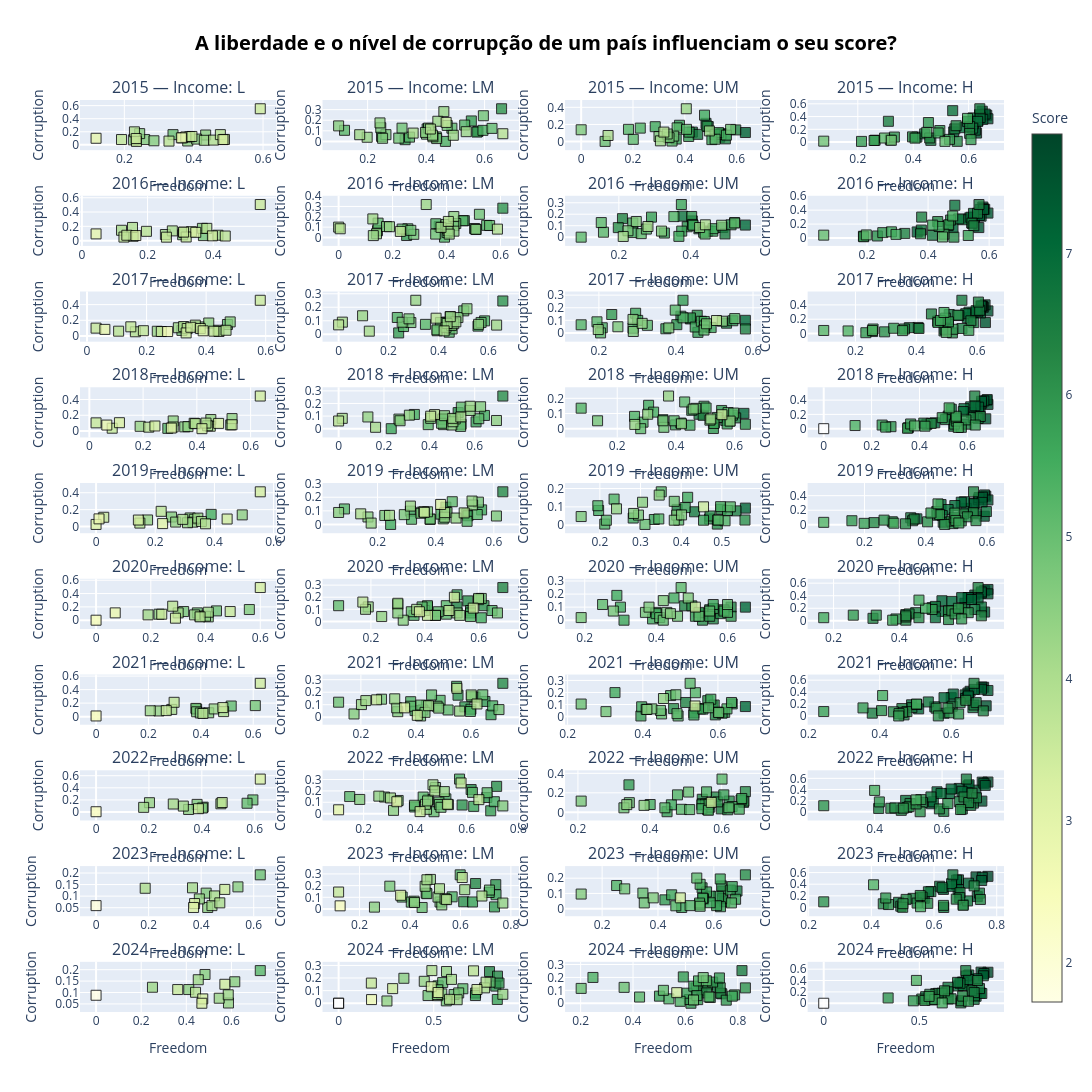

Notebook code for this chart:
### Markdown cell above
# 2 - Que outros fatores influenciam a felicidade de um país, nomeadamente, dentro do seu estado sociopolítico?

### Code cell
import pandas as pd
import plotly.graph_objects as go
from plotly.subplots import make_subplots

# Income groups
income_groups = ['L', 'LM', 'UM', 'H']
years = sorted(datasets.keys())

# Preparar figura
fig = make_subplots(
    rows=len(years), cols=len(income_groups),
    subplot_titles=[f"{year} — Income: {income}" for year in years for income in income_groups],
    horizontal_spacing=0.05, vertical_spacing=0.05
)

marker_size = 10

# Determinar min e max do Score global para colorbar contínuo
score_min = pd.concat([datasets[y]['Score'] for y in years]).min()
score_max = pd.concat([datasets[y]['Score'] for y in years]).max()

for i, year in enumerate(years):
    df_year = datasets[year][['Country','Freedom','Corruption','Score','Income']].copy()
    
    for j, income in enumerate(income_groups):
        df_sub = df_year[df_year['Income']==income].copy()
        
        x_vals = []
        y_vals = []
        colors = []
        hover_text = []
        
        for idx, row in df_sub.iterrows():
            # Missing values → branco e (0,0)
            if pd.isna(row['Freedom']) or pd.isna(row['Corruption']) or pd.isna(row['Score']):
                x_vals.append(0)
                y_vals.append(0)
                colors.append('#ffffff')
            else:
                x_vals.append(row['Freedom'])
                y_vals.append(row['Corruption'])
                colors.append(row['Score'])
            
            hover_text.append(
                f"Country: {row['Country']}<br>"
                f"Freedom: {row['Freedom']}<br>"
                f"Corruption: {row['Corruption']}<br>"
                f"Score: {row['Score']}"
            )
        
        # Mostrar colorbar apenas no último subplot
        showscale = True if (i==0 and j==len(income_groups)-1) else False
        
        fig.add_trace(
            go.Scatter(
                x=x_vals,
                y=y_vals,
                mode='markers',
                marker=dict(
                    symbol='square',
                    size=marker_size,
                    color=colors,
                    colorscale='YlGn',
                    cmin=score_min,
                    cmax=score_max,
                    line=dict(color='black', width=1),
                    opacity=0.8,
                    showscale=showscale,
                    colorbar=dict(title='Score') if showscale else None
                ),
                text=hover_text,
                hoverinfo='text',
                showlegend=False
            ),
            row=i+1, col=j+1
        )

# Atualizar layout e eixos
fig.update_layout(
    height=250*len(years),
    width=300*len(income_groups),
    title_text='A liberdade e o nível de corrupção de um país influenciam o seu score?',
    title_x=0.5,  # centraliza horizontalmente
    title_font=dict(size=20, color="black", weight="bold")  # negrito
)


for i in range(len(years)):
    for j in range(len(income_groups)):
        fig.update_xaxes(title_text="Freedom", row=i+1, col=j+1)
        fig.update_yaxes(title_text="Corruption", row=i+1, col=j+1)

fig.show()
